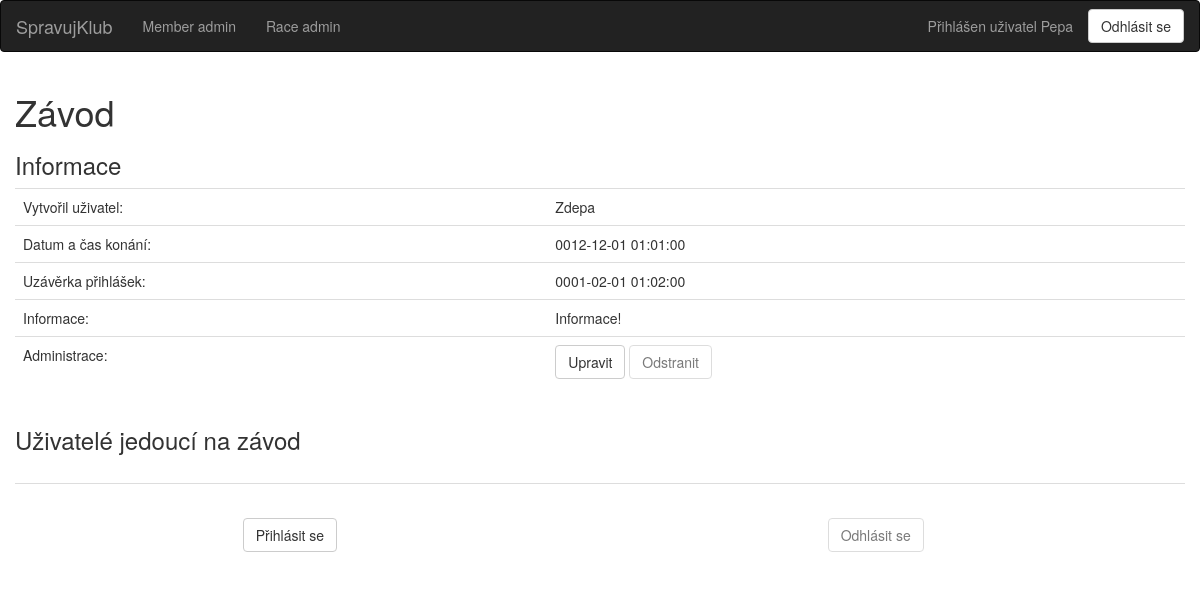
Page /race_detail/1 (signed in) on the committed database.
### dl/models/Member.py (models this page shows, shortened)
class Member(db.Model):
    __tablename__ = "members"
    id = db.Column(db.Integer, primary_key=True, autoincrement=True)
    name = db.Column(db.String(50))
    email = db.Column(db.String(50), unique=True)
    password = db.Column(db.String(50))
    salt = db.Column(db.String(16))
    races = db.relationship('Race', secondary='ucast_na_zavode')
    created_races = db.relationship('Race', backref='created_by', lazy=True)

### dl/models/Race.py (models this page shows, shortened)
class Race(db.Model):
    __tablename__ = "races"
    id = db.Column(db.Integer, primary_key=True, autoincrement=True)
    name = db.Column(db.String(100), nullable=False)
    date = db.Column(db.DateTime, nullable=False)
    deadline = db.Column(db.DateTime, nullable=False)
    info = db.Column(db.Text)
    created_by_user_id = db.Column(db.Integer, db.ForeignKey('members.id'))
    members = db.relationship('Member', secondary='ucast_na_zavode')

### views.py (the view)
@app.route('/race_detail/<race_id>', methods=['GET'])
@login_required
def race_detail(race_id):
    race = Race.query.get(race_id)
    member_signup = None
    member_signoff = None
    if request.method == "GET":
        member_signup = request.values.get("member_signup")
        member_signoff = request.values.get("member_signoff")
        if member_signup is not None:
            member_signup = int(member_signup)
            member_to_signup = Member.query.get(member_signup)
            race.members.append(member_to_signup)
            db.session.commit()
        if member_signoff is not None:
            member_signoff = int(member_signoff)
            member_to_signoff = Member.query.get(member_signoff)
            race.members.remove(member_to_signoff)
            db.session.commit()
    return render_template("race_detail.html", race=race)

### views.py (called while the page is built)
@login_manager.user_loader
def load_user(user_id):
    return db.session.query(Member).get(user_id)

### templates/race_detail.html (shortened to what this page needs)
{% extends "base.html" %}
{% block content %}
	<div class="container tab-content">
		<div class="row">
			<h1>{{ race.name }}</h1>
			<h3>Informace</h3>
			<div class="table-responsive">
				<table class="table" id="infoTable">
					<tr>
						<td>Vytvořil uživatel:</td>
						<td>{{ race.created_by.name }}</td>
					</tr>
					<tr>
						<td>Datum a čas konání:</td>
						<td>{{ race.date }}</td>
					</tr>
					<tr>
						<td>Uzávěrka přihlášek:</td>
						<td>{{ race.deadline }}</td>
					</tr>
					<tr>
						<td>Informace:</td>
						<td>{{ race.info }}</td>
					</tr>
					<tr>
						<td>Administrace:</td>
					<td>
						<button type="submit" class="btn btn-default" onclick="location.href='/race_edit/{{ race.id }}'">Upravit</button>
						<button type="submit" class="btn btn-default" disabled>Odstranit</button>
					</td>
					</tr>
				</table>
			</div>
		</div>
		<div class="row">
			<h3>Uživatelé jedoucí na závod</h3>
			<table class="table" id="infoTable">
				<tr>
					<td>
						<form class="col-md-4 col-md-offset-4" action="{{ race.id }}" role="form">
							<div class="container-fluid">
								<button type="submit" class="btn btn-default" >
									Přihlásit se
								</button>
							</div>
						</form>
					</td>
					<td>
						<form class="col-md-4 col-md-offset-4" action="{{ race.id }}" role="form">
							<div class="container-fluid">
								<button type="submit" class="btn btn-default" {% if not current_user in race.members %}
										disabled {% endif %}>
									Odhlásit se
								</button>
							</div>
						</form>
					</td>
				</tr>
			</table>
		</div>
	</div>
{% endblock %}

### templates/base.html (shortened to what this page needs)
{% extends "bootstrap/base.html" %}
        {% block header %}
			{% block navbar %}
				<nav class="navbar navbar-inverse">
					<div class="container-fluid">
						<div class="navbar-header">
							<a class="navbar-brand" href="{{ url_for('index') }}">SpravujKlub</a>
						</div>
						<div class="collapse navbar-collapse" id="bs-example-navbar-collapse-1">
							<ul class="nav navbar-nav">
								<li><a href="{{ url_for('admin_member') }}">Member admin</a></li>
								<li><a href="{{ url_for('admin_race') }}">Race admin</a></li>
							</ul>
							<ul class="nav navbar-nav navbar-right">
								{% if current_user.is_authenticated %}
									<li>
										<a href="{{ url_for('profile', user_id=current_user.id ) }}">Přihlášen uživatel {{ current_user.name }}</a>
									</li>
									<li>
										<button type="button" onclick="location.href='/logout'" class="btn btn-default navbar-btn" id="signIn_button">Odhlásit se</button>
									</li>
								{% else %}
									<li>
										<a>Uživatel nepřihlášen</a>
									</li>
								{% endif %}
							</ul>
						</div>
					</div>
				</nav>
			{% endblock %}
        {% endblock %}

### rows in the picture
Member: name "Pepa"
Race: name "Závod", date "0012-12-01 01:01:00", deadline "0001-02-01 01:02:00", info "Informace!"
Member: created_by.name "Zdepa"
